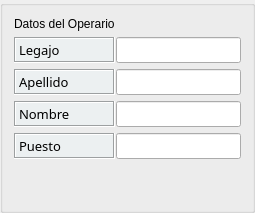
      <widget class="QGroupBox" name="groupBox_2">
       <property name="font">
        <font>
         <family>Arial</family>
         <pointsize>10</pointsize>
         <weight>75</weight>
         <bold>true</bold>
        </font>
       </property>
       <property name="styleSheet">
        <string notr="true">#groupBox_2{
	background-color: #F2F6FD;
	}</string>
       </property>
       <property name="title">
        <string/>
       </property>
       <layout class="QGridLayout" name="gridLayout_5" columnstretch="40,60">
        <property name="horizontalSpacing">
         <number>1</number>
        </property>
        <item row="1" column="1">
         <widget class="QLineEdit" name="ope_legajo">
          <property name="sizePolicy">
           <sizepolicy hsizetype="Expanding" vsizetype="Expanding">
            <horstretch>0</horstretch>
            <verstretch>0</verstretch>
           </sizepolicy>
          </property>
          <property name="font">
           <font>
            <family>DokChampa</family>
            <pointsize>10</pointsize>
            <weight>50</weight>
            <bold>false</bold>
           </font>
          </property>
          <property name="text">
           <string/>
          </property>
         </widget>
        </item>
        <item row="2" column="1">
         <widget class="QLineEdit" name="ope_apellido">
          <property name="sizePolicy">
           <sizepolicy hsizetype="Expanding" vsizetype="Expanding">
            <horstretch>0</horstretch>
            <verstretch>0</verstretch>
           </sizepolicy>
          </property>
          <property name="font">
           <font>
            <family>DokChampa</family>
            <pointsize>10</pointsize>
            <weight>50</weight>
            <bold>false</bold>
           </font>
          </property>
          <property name="text">
           <string/>
          </property>
         </widget>
        </item>
        <item row="0" column="0">
         <widget class="QLabel" name="label">
          <property name="sizePolicy">
           <sizepolicy hsizetype="Expanding" vsizetype="Expanding">
            <horstretch>0</horstretch>
            <verstretch>0</verstretch>
           </sizepolicy>
          </property>
          <property name="text">
           <string>Datos del Operario</string>
          </property>
         </widget>
        </item>
        <item row="2" column="0">
         <widget class="QLabel" name="label_apellido">
          <property name="sizePolicy">
           <sizepolicy hsizetype="Expanding" vsizetype="Expanding">
            <horstretch>0</horstretch>
            <verstretch>0</verstretch>
           </sizepolicy>
          </property>
          <property name="font">
           <font>
            <family>DokChampa</family>
            <pointsize>10</pointsize>
            <weight>50</weight>
            <bold>false</bold>
           </font>
          </property>
          <property name="styleSheet">
           <string notr="true">#label_apellido{
	background-color: #ECF0F1;
	}</string>
          </property>
          <property name="frameShape">
           <enum>QFrame::Box</enum>
          </property>
          <property name="frameShadow">
           <enum>QFrame::Sunken</enum>
          </property>
          <property name="text">
           <string>Apellido</string>
          </property>
         </widget>
        </item>
        <item row="3" column="0">
         <widget class="QLabel" name="label_nombre">
          <property name="sizePolicy">
           <sizepolicy hsizetype="Expanding" vsizetype="Preferred">
            <horstretch>0</horstretch>
            <verstretch>0</verstretch>
           </sizepolicy>
          </property>
          <property name="font">
           <font>
            <family>DokChampa</family>
            <pointsize>10</pointsize>
            <weight>50</weight>
            <bold>false</bold>
           </font>
          </property>
          <property name="styleSheet">
           <string notr="true">#label_nombre{
	background-color: #ECF0F1;
	}</string>
          </property>
          <property name="frameShape">
           <enum>QFrame::Box</enum>
          </property>
          <property name="frameShadow">
           <enum>QFrame::Sunken</enum>
          </property>
          <property name="text">
           <string>Nombre</string>
          </property>
         </widget>
        </item>
        <item row="4" column="1">
         <widget class="QLineEdit" name="ope_puesto">
          <property name="sizePolicy">
           <sizepolicy hsizetype="Expanding" vsizetype="Expanding">
            <horstretch>0</horstretch>
            <verstretch>0</verstretch>
           </sizepolicy>
          </property>
          <property name="font">
           <font>
            <family>DokChampa</family>
            <pointsize>10</pointsize>
            <weight>50</weight>
            <bold>false</bold>
           </font>
          </property>
         </widget>
        </item>
        <item row="1" column="0">
         <widget class="QLabel" name="label_legajo">
          <property name="sizePolicy">
           <sizepolicy hsizetype="Expanding" vsizetype="Expanding">
            <horstretch>0</horstretch>
            <verstretch>0</verstretch>
           </sizepolicy>
          </property>
          <property name="font">
           <font>
            <family>DokChampa</family>
            <pointsize>10</pointsize>
            <weight>50</weight>
            <bold>false</bold>
           </font>
          </property>
          <property name="styleSheet">
           <string notr="true">#label_legajo{
	background-color: #ECF0F1;
	}</string>
          </property>
          <property name="frameShape">
           <enum>QFrame::Box</enum>
          </property>
          <property name="frameShadow">
           <enum>QFrame::Sunken</enum>
          </property>
          <property name="text">
           <string>Legajo</string>
          </property>
         </widget>
        </item>
        <item row="4" column="0">
         <widget class="QLabel" name="label_puesto">
          <property name="sizePolicy">
           <sizepolicy hsizetype="Expanding" vsizetype="Expanding">
            <horstretch>0</horstretch>
            <verstretch>0</verstretch>
           </sizepolicy>
          </property>
          <property name="font">
           <font>
            <family>DokChampa</family>
            <pointsize>10</pointsize>
            <weight>50</weight>
            <bold>false</bold>
           </font>
          </property>
          <property name="styleSheet">
           <string notr="true">#label_puesto{
	background-color: #ECF0F1;
	}</string>
          </property>
          <property name="frameShape">
           <enum>QFrame::Box</enum>
          </property>
          <property name="frameShadow">
           <enum>QFrame::Sunken</enum>
          </property>
          <property name="text">
           <string>Puesto</string>
          </property>
         </widget>
        </item>
        <item row="3" column="1">
         <widget class="QLineEdit" name="ope_nombre">
          <property name="enabled">
           <bool>true</bool>
          </property>
          <property name="sizePolicy">
           <sizepolicy hsizetype="Expanding" vsizetype="Expanding">
            <horstretch>0</horstretch>
            <verstretch>0</verstretch>
           </sizepolicy>
          </property>
          <property name="font">
           <font>
            <family>DokChampa</family>
            <pointsize>10</pointsize>
            <weight>50</weight>
            <bold>false</bold>
           </font>
          </property>
          <property name="text">
           <string/>
          </property>
         </widget>
        </item>
        <item row="5" column="0" colspan="2">
         <spacer name="verticalSpacer">
          <property name="orientation">
           <enum>Qt::Vertical</enum>
          </property>
          <property name="sizeHint" stdset="0">
           <size>
            <width>20</width>
            <height>40</height>
           </size>
          </property>
         </spacer>
        </item>
       </layout>
      </widget>
